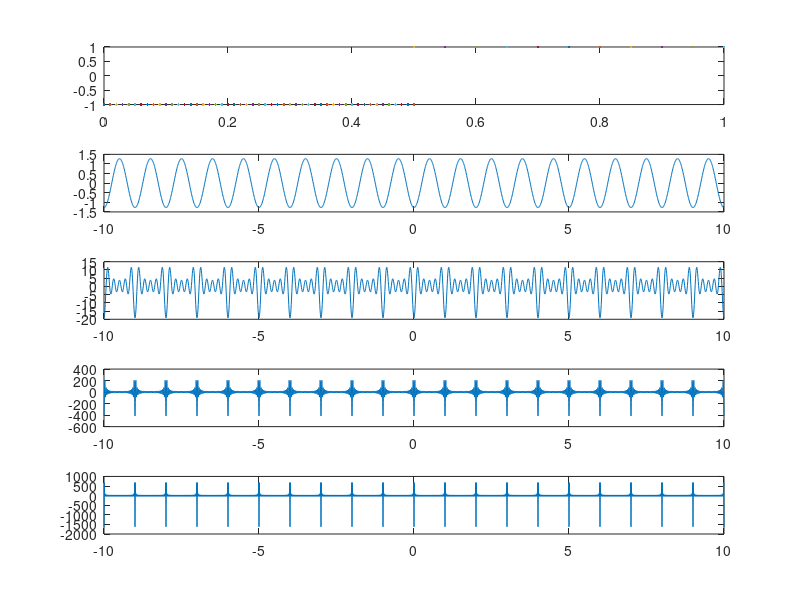

MATLAB code for this plot:
% students: Pavankumar Deshpande, Dmitrii Panichev, Paul Kropke, Daniel Biskup
1;

function [] = plot_f()
  x1=0:0.01:0.5
  y1 = -1
  x2=0.5:0.05:1
  y2 = 1
  plot(x1, y1, x2, y2);
end

function res = ft(x, k)
  %(f,1)=0, (f, Bk) 0
  res = 0
  for i = 1:k
    res = res + (-2*sqrt(2)/pi*i)*sqrt(2)*cos(2*pi*i*x)
  end
end

function [] = plot_ft(k)
  x=-10:0.01:10
  y=ft(x,k)
  plot(x, y)
end

subplot(5, 1, 1);
plot_f()
subplot(5, 1, 2);
plot_ft(1)
subplot(5, 1, 3);
plot_ft(5)
subplot(5, 1, 4);
plot_ft(25)
subplot(5, 1, 5);
plot_ft(50)
